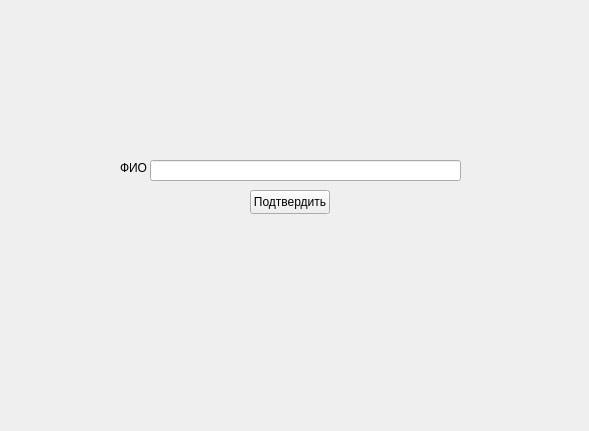
<?xml version="1.0" encoding="UTF-8"?>
<ui version="4.0">
 <class>MainWindow</class>
 <widget class="QWidget" name="MainWindow">
  <property name="geometry">
   <rect>
    <x>0</x>
    <y>0</y>
    <width>589</width>
    <height>431</height>
   </rect>
  </property>
  <property name="windowTitle">
   <string>MainWindow</string>
  </property>
  <widget class="QPushButton" name="pushButton">
   <property name="geometry">
    <rect>
     <x>250</x>
     <y>190</y>
     <width>80</width>
     <height>24</height>
    </rect>
   </property>
   <property name="font">
    <font>
     <italic>false</italic>
    </font>
   </property>
   <property name="text">
    <string>Подтвердить</string>
   </property>
  </widget>
  <widget class="QLabel" name="label">
   <property name="geometry">
    <rect>
     <x>120</x>
     <y>160</y>
     <width>49</width>
     <height>16</height>
    </rect>
   </property>
   <property name="text">
    <string>ФИО</string>
   </property>
  </widget>
  <widget class="QLineEdit" name="line">
   <property name="geometry">
    <rect>
     <x>150</x>
     <y>160</y>
     <width>311</width>
     <height>21</height>
    </rect>
   </property>
   <property name="text">
    <string/>
   </property>
  </widget>
 </widget>
 <resources/>
 <connections/>
</ui>
